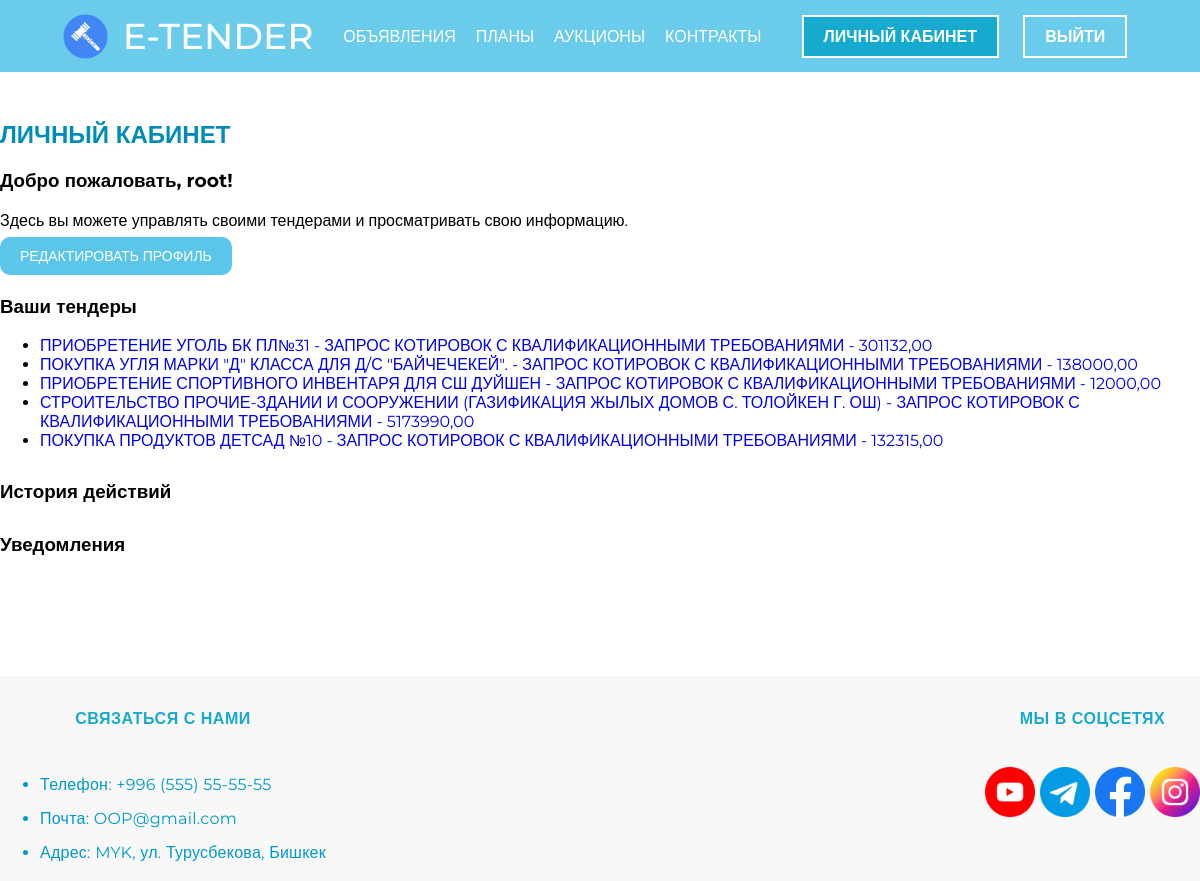
The app's page /personal/ (signed in) with its own data.
### etender/models.py (models this page shows, shortened)
class Tender(models.Model):
    user = models.ForeignKey(User, on_delete=models.CASCADE, null=True, blank=True)
    purchase_name = models.CharField(max_length=100, verbose_name='Наименование закупки')
    purchase_method = models.CharField(max_length=100, verbose_name='Метод закупки')
    purchase_number = models.CharField(max_length=100, verbose_name='Номер закупки')
    purchase_type = models.CharField(max_length=100, verbose_name='Вид закупок')
    organization_name = models.CharField(max_length=100, verbose_name='Наименование организации')
    planned_amount = models.DecimalField(max_digits=10, decimal_places=2, verbose_name='Планируемая сумма')
    publication_date = models.DateTimeField(verbose_name='Дата опубликования')
    proposal_deadline = models.DateTimeField(verbose_name='Срок подачи предложений поставщиков')

### etender/views.py (the view)
# urls.py: path('personal/', personal, name='personal'),
def personal(request):
    user_tenders = Tender.objects.filter(user=request.user)
    context = {
        'navigation_links': navigation_links,
        'registration_links': registration_links,
        'user_tenders': user_tenders
    }
    return render(request, 'etender/html/personal.html', context)

### etender/templates/etender/html/personal.html
{% load static %}
{% include 'etender/html/header.html' %}
<link rel="stylesheet" type="text/css" href="{% static 'etender/css/personal.css' %}">
<div class="container">
    <section class="pers-section">
        <h2>Личный кабинет</h2>
        <div class="content">
            <h3>Добро пожаловать, {{ user.username }}!</h3>
            <p>Здесь вы можете управлять своими тендерами и просматривать свою информацию.</p>
            <a href="{% url 'edit_profile' %}" class="third__btn">Редактировать профиль</a>
        </div>
        <div class="tenders-section">
            <h3>Ваши тендеры</h3>
            <ul>
                {% for tender in user_tenders %}
                    <li>
                        <a href="{% url 'tender_detail' tender.id %}">
                            {{ tender.purchase_name }} - {{ tender.purchase_method }} - {{ tender.planned_amount }}
                        </a>
                    </li>
                {% endfor %}
            </ul>
        </div>
        <div class="actions-history">
            <h3>История действий</h3>
        </div>
        <div class="notifications">
            <h3>Уведомления</h3>
        </div>
    </section>
</div>
{% include 'etender/html/footer.html' %}

### etender/static/etender/css/style.css (style rules this page uses)
body { margin: 0; font-family: 'Montserrat', sans-serif; }
a { text-decoration: none; text-transform: uppercase; }
.container { margin: 0 auto; max-width: 1200px; }
h2 { color:#008cbb; text-transform: uppercase; }
.third__btn { padding: 10px 20px; background-color: #5bc6e9; border: none; color: #fff; font-size: 14px; cursor: pointer; transition: background-color 0.3s; border-radius: 10px; }

### etender/static/etender/css/personal.css (style rules this page uses)
.pers-section { margin: 10% 0; }
.tenders-section, .actions-history, .notifications { margin-top: 30px; }

### records on screen
Tender: purchase_name "ПРИОБРЕТЕНИЕ УГОЛЬ БК ПЛ№31", purchase_method "ЗАПРОС КОТИРОВОК С КВАЛИФИКАЦИОННЫМИ ТРЕБОВАНИЯМИ", planned_amount "301132,00"
Tender: purchase_name "ПОКУПКА УГЛЯ МАРКИ \"Д\" КЛАССА ДЛЯ Д/С \"БАЙЧЕЧЕКЕЙ\".", purchase_method "ЗАПРОС КОТИРОВОК С КВАЛИФИКАЦИОННЫМИ ТРЕБОВАНИЯМИ", planned_amount "138000,00"
Tender: purchase_name "ПРИОБРЕТЕНИЕ СПОРТИВНОГО ИНВЕНТАРЯ ДЛЯ СШ ДУЙШЕН", purchase_method "ЗАПРОС КОТИРОВОК С КВАЛИФИКАЦИОННЫМИ ТРЕБОВАНИЯМИ", planned_amount "12000,00"
Tender: purchase_name "СТРОИТЕЛЬСТВО ПРОЧИЕ-ЗДАНИИ И СООРУЖЕНИИ (ГАЗИФИКАЦИЯ ЖЫЛЫХ ДОМОВ С. ТОЛОЙКЕН Г. ОШ)", purchase_method "ЗАПРОС КОТИРОВОК С КВАЛИФИКАЦИОННЫМИ ТРЕБОВАНИЯМИ", planned_amount "5173990,00"
Tender: purchase_name "ПОКУПКА ПРОДУКТОВ ДЕТСАД №10", purchase_method "ЗАПРОС КОТИРОВОК С КВАЛИФИКАЦИОННЫМИ ТРЕБОВАНИЯМИ", planned_amount "132315,00"

### other values on screen
{{ link.title }} "ОБЪЯВЛЕНИЯ" "ПЛАНЫ" "АУКЦИОНЫ" "КОНТРАКТЫ"
{{ user.username }} "root"
